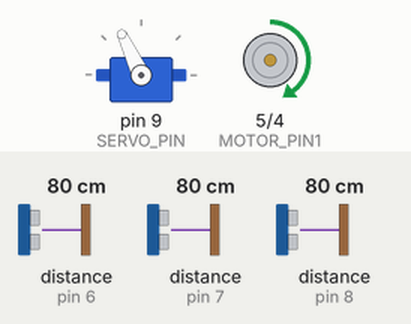
Recording of a sketch running on a simulated Arduino Uno, built with avr-gcc and run on an emulated ATmega328P. Parts: servo, motor-driver pin pairs drawn as motors (green arrow = first pin HIGH = forward, orange = second pin HIGH = backward, longer = more drive, scaled by the enable pin). The test bench sets the inputs (shaded band); at power-on: distance to the obstacle (sensors on pin 6, pin 7, pin 8) 80 cm. The echo pulse lasts 58.3 µs per cm.

Above: at 1.2 s.
1.3 s: distance to the obstacle (sensor on pin 6) set to 60 cm
At 3.5 s:
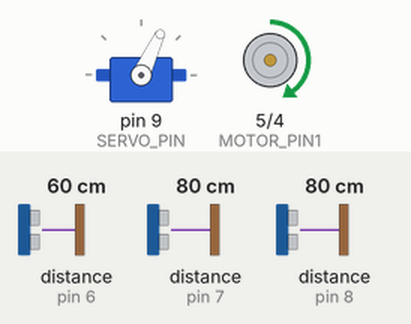
4.3 s: distance to the obstacle (sensor on pin 7) set to 18 cm
7.3 s: distance to the obstacle (sensor on pin 8) set to 32 cm
8.8 s: distance to the obstacle (sensor on pin 8) set to 26 cm
At 9.2 s:
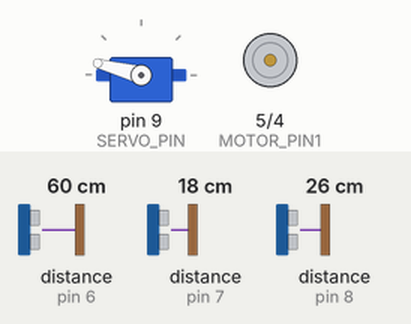
At 10.7 s:
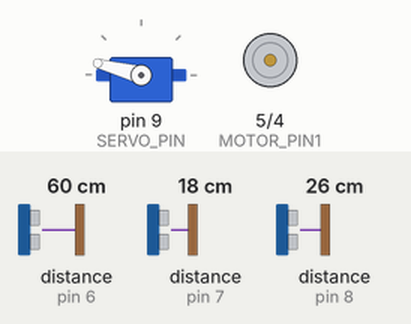
11.8 s: distance to the obstacle (sensor on pin 8) set to 35 cm
At 13.1 s:
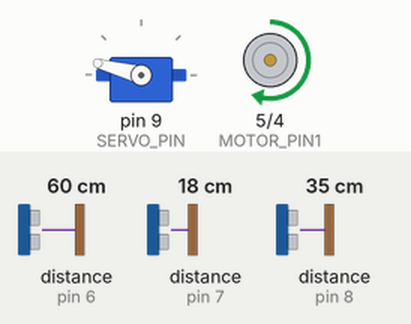
13.4 s: distance to the obstacle (sensor on pin 7) set to 120 cm
Timing chart, 0 to 16.8 s (numbered marks = the images above; inputs shaded):
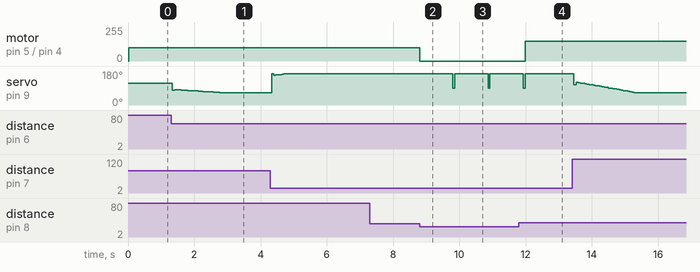

Measured:
- the behaviour switches between 30 and 29 cm on distance to the obstacle (sensor on pin 8) (found by bisection; images 1 and 2)
- after the input at 7.3 s, every drawn part: stays the same
- after the input at 8.8 s, motor on pin 5 (MOTOR_PIN1) / pin 4 (MOTOR_PIN2): forward 100/255 → stopped at once; servo on pin 9 (SERVO_PIN): alternates 165° for 1.0 s and 90° for 0.06 s, starting after 1.0 s
- after the input at 11.8 s, motor on pin 5 (MOTOR_PIN1) / pin 4 (MOTOR_PIN2): stopped → forward 150/255 after 0.18 s; servo on pin 9 (SERVO_PIN): goes on until 12.0 s, then stays 165°

The sketch:

pseudoPID.ino
```cpp
//Versión Alpha
#include <NewPing.h>
#include <Servo.h>

// Constants for ultrasonic sensors
#define TRIGGER_PIN_LEFT 11
#define ECHO_PIN_LEFT 6
#define TRIGGER_PIN_RIGHT 12
#define ECHO_PIN_RIGHT 7
#define TRIGGER_PIN_FRONT 13
#define ECHO_PIN_FRONT 8
#define MAX_DISTANCE 300 // Maximum distance to measure (cm)

// Motor and Servo pins
#define MOTOR_PIN1 5
#define MOTOR_PIN2 4
#define ENABLE_PIN 3
#define SERVO_PIN 9

// PID constants
float kp = 1.0, ki = 0.02, kd = 0.1;
float error, previous_error = 0, integral = 0, derivative;
float correction;

// Target distance from the wall (in cm)
const float targetDistance = 30.0;

// Initialize ultrasonic sensors
NewPing sonarLeft(TRIGGER_PIN_LEFT, ECHO_PIN_LEFT, MAX_DISTANCE);
NewPing sonarRight(TRIGGER_PIN_RIGHT, ECHO_PIN_RIGHT, MAX_DISTANCE);
NewPing sonarFront(TRIGGER_PIN_FRONT, ECHO_PIN_FRONT, MAX_DISTANCE);

// Initialize servo motor
Servo steeringServo;

void setup() {
  pinMode(MOTOR_PIN1, OUTPUT);
  pinMode(MOTOR_PIN2, OUTPUT);
  pinMode(ENABLE_PIN, OUTPUT);

  steeringServo.attach(SERVO_PIN);

  Serial.begin(9600);
}

void loop() {
  // Measure distances
  float distanceLeft = sonarLeft.ping_cm();
  float distanceRight = sonarRight.ping_cm();
  float distanceFront = sonarFront.ping_cm();

  // Check for corners or obstacles
  if (distanceFront < targetDistance) {
    // Stop or perform a turn to avoid the obstacle
    avoidObstacle();
  } else {
    // Calculate PID error terms for wall following
    error = distanceLeft - distanceRight;
    integral += error;
    derivative = error - previous_error;
    correction = kp * error + ki * integral + kd * derivative;

    // Map correction to servo angle (assuming 90 is straight)
    int servoAngle = constrain(map(correction, -30, 30, 65, 165), 65, 165);
    steeringServo.write(servoAngle);

    // Set motor speed
    int motorSpeed = 100; // Adjust speed as needed
    analogWrite(ENABLE_PIN, motorSpeed);

    // Set motor direction (forward)
    digitalWrite(MOTOR_PIN1, HIGH);
    digitalWrite(MOTOR_PIN2, LOW);

    // Update previous error
    previous_error = error;
  }

  delay(50);
}

void avoidObstacle() {
  // Stop the motors
  analogWrite(ENABLE_PIN, 0);
  digitalWrite(MOTOR_PIN1, LOW);
  digitalWrite(MOTOR_PIN2, LOW);

  // Turn the robot (for example, 90 degrees to the right)
  steeringServo.write(165); // Full right
  delay(500); // Wait for the turn to complete
  analogWrite(ENABLE_PIN, 150); // Move forward
  delay(500); // Move a bit forward to clear the obstacle
  analogWrite(ENABLE_PIN, 0); // Stop again

  // Reset servo to straight
  steeringServo.write(90);
}
```
